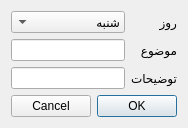
<?xml version="1.0" encoding="UTF-8"?>
<ui version="4.0">
 <class>Dialog_AddEvent</class>
 <widget class="QDialog" name="Dialog_AddEvent">
  <property name="geometry">
   <rect>
    <x>0</x>
    <y>0</y>
    <width>184</width>
    <height>123</height>
   </rect>
  </property>
  <property name="windowTitle">
   <string>Dialog</string>
  </property>
  <property name="layoutDirection">
   <enum>Qt::RightToLeft</enum>
  </property>
  <layout class="QFormLayout" name="formLayout">
   <item row="0" column="0">
    <widget class="QLabel" name="label_day">
     <property name="text">
      <string>روز</string>
     </property>
     <property name="buddy">
      <cstring>comboBox_day</cstring>
     </property>
    </widget>
   </item>
   <item row="0" column="1">
    <widget class="QComboBox" name="comboBox_day">
     <item>
      <property name="text">
       <string>شنبه</string>
      </property>
     </item>
     <item>
      <property name="text">
       <string>یکشنبه</string>
      </property>
     </item>
     <item>
      <property name="text">
       <string>دوشنبه</string>
      </property>
     </item>
     <item>
      <property name="text">
       <string>سه شنبه</string>
      </property>
     </item>
     <item>
      <property name="text">
       <string>چهارشنبه</string>
      </property>
     </item>
     <item>
      <property name="text">
       <string>پنجشنبه</string>
      </property>
     </item>
     <item>
      <property name="text">
       <string>جمعه</string>
      </property>
     </item>
    </widget>
   </item>
   <item row="1" column="0">
    <widget class="QLabel" name="label_title">
     <property name="text">
      <string>موضوع</string>
     </property>
     <property name="buddy">
      <cstring>lineEdit_title</cstring>
     </property>
    </widget>
   </item>
   <item row="1" column="1">
    <widget class="QLineEdit" name="lineEdit_title"/>
   </item>
   <item row="2" column="0">
    <widget class="QLabel" name="label_description">
     <property name="text">
      <string>توضیحات</string>
     </property>
     <property name="buddy">
      <cstring>lineEdit_description</cstring>
     </property>
    </widget>
   </item>
   <item row="3" column="0" colspan="2">
    <widget class="QDialogButtonBox" name="buttonBox">
     <property name="orientation">
      <enum>Qt::Horizontal</enum>
     </property>
     <property name="standardButtons">
      <set>QDialogButtonBox::Cancel|QDialogButtonBox::Ok</set>
     </property>
    </widget>
   </item>
   <item row="2" column="1">
    <widget class="QLineEdit" name="lineEdit_description"/>
   </item>
  </layout>
 </widget>
 <resources/>
 <connections>
  <connection>
   <sender>buttonBox</sender>
   <signal>accepted()</signal>
   <receiver>Dialog_AddEvent</receiver>
   <slot>onAcceptClicked()</slot>
   <hints>
    <hint type="sourcelabel">
     <x>248</x>
     <y>254</y>
    </hint>
    <hint type="destinationlabel">
     <x>157</x>
     <y>274</y>
    </hint>
   </hints>
  </connection>
  <connection>
   <sender>buttonBox</sender>
   <signal>rejected()</signal>
   <receiver>Dialog_AddEvent</receiver>
   <slot>reject()</slot>
   <hints>
    <hint type="sourcelabel">
     <x>316</x>
     <y>260</y>
    </hint>
    <hint type="destinationlabel">
     <x>286</x>
     <y>274</y>
    </hint>
   </hints>
  </connection>
 </connections>
 <slots>
  <slot>onAcceptClicked()</slot>
 </slots>
</ui>
